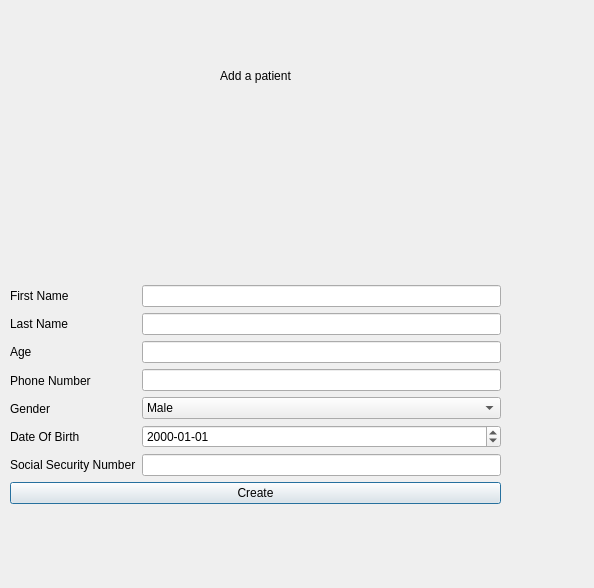
<?xml version="1.0" encoding="UTF-8"?>
<ui version="4.0">
 <class>AddPatient</class>
 <widget class="QDialog" name="AddPatient">
  <property name="geometry">
   <rect>
    <x>0</x>
    <y>0</y>
    <width>594</width>
    <height>588</height>
   </rect>
  </property>
  <property name="windowTitle">
   <string>Dialog</string>
  </property>
  <widget class="QWidget" name="layoutWidget">
   <property name="geometry">
    <rect>
     <x>10</x>
     <y>10</y>
     <width>491</width>
     <height>494</height>
    </rect>
   </property>
   <layout class="QVBoxLayout" name="mainLayout">
    <item>
     <widget class="QLabel" name="addPatientLabel">
      <property name="text">
       <string>Add a patient</string>
      </property>
      <property name="alignment">
       <set>Qt::AlignCenter</set>
      </property>
     </widget>
    </item>
    <item>
     <widget class="QLabel" name="editpic">
      <property name="text">
       <string/>
      </property>
      <property name="pixmap">
       <pixmap resource="img.qrc">:/img/img/username.png</pixmap>
      </property>
     </widget>
    </item>
    <item>
     <layout class="QHBoxLayout" name="horizontalLayout">
      <item>
       <layout class="QVBoxLayout" name="labelsLayout">
        <item>
         <widget class="QLabel" name="firstNameLabel">
          <property name="text">
           <string>First Name</string>
          </property>
         </widget>
        </item>
        <item>
         <widget class="QLabel" name="lastNameLabel">
          <property name="text">
           <string>Last Name</string>
          </property>
         </widget>
        </item>
        <item>
         <widget class="QLabel" name="ageLabel">
          <property name="text">
           <string>Age</string>
          </property>
         </widget>
        </item>
        <item>
         <widget class="QLabel" name="phonenumberLabel">
          <property name="text">
           <string>Phone Number</string>
          </property>
         </widget>
        </item>
        <item>
         <widget class="QLabel" name="genderLabel">
          <property name="text">
           <string>Gender</string>
          </property>
         </widget>
        </item>
        <item>
         <widget class="QLabel" name="dobLabel">
          <property name="text">
           <string>Date Of Birth</string>
          </property>
         </widget>
        </item>
        <item>
         <widget class="QLabel" name="ssNumLabel">
          <property name="text">
           <string>Social Security Number</string>
          </property>
         </widget>
        </item>
       </layout>
      </item>
      <item>
       <layout class="QVBoxLayout" name="inputsLabel">
        <item>
         <widget class="QLineEdit" name="firstNameInput"/>
        </item>
        <item>
         <widget class="QLineEdit" name="lastNameInput"/>
        </item>
        <item>
         <widget class="QLineEdit" name="ageInput"/>
        </item>
        <item>
         <widget class="QLineEdit" name="phoneNumberInput"/>
        </item>
        <item>
         <widget class="QComboBox" name="genderComboBox">
          <item>
           <property name="text">
            <string>Male</string>
           </property>
          </item>
          <item>
           <property name="text">
            <string>Female</string>
           </property>
          </item>
         </widget>
        </item>
        <item>
         <widget class="QDateEdit" name="dateEdit">
          <property name="currentSection">
           <enum>QDateTimeEdit::YearSection</enum>
          </property>
          <property name="displayFormat">
           <string>yyyy-MM-dd</string>
          </property>
         </widget>
        </item>
        <item>
         <widget class="QLineEdit" name="ssNumInput"/>
        </item>
       </layout>
      </item>
     </layout>
    </item>
    <item>
     <widget class="QPushButton" name="createButton">
      <property name="text">
       <string>Create</string>
      </property>
      <property name="icon">
       <iconset resource="img.qrc">
        <normaloff>:/img/img/new.png</normaloff>:/img/img/new.png</iconset>
      </property>
     </widget>
    </item>
   </layout>
  </widget>
 </widget>
 <resources>
  <include location="img.qrc"/>
 </resources>
 <connections/>
</ui>
